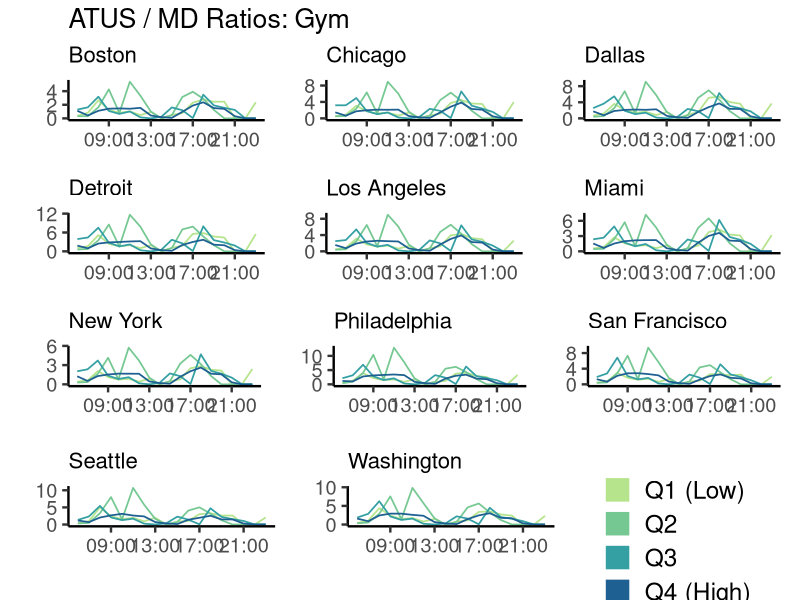
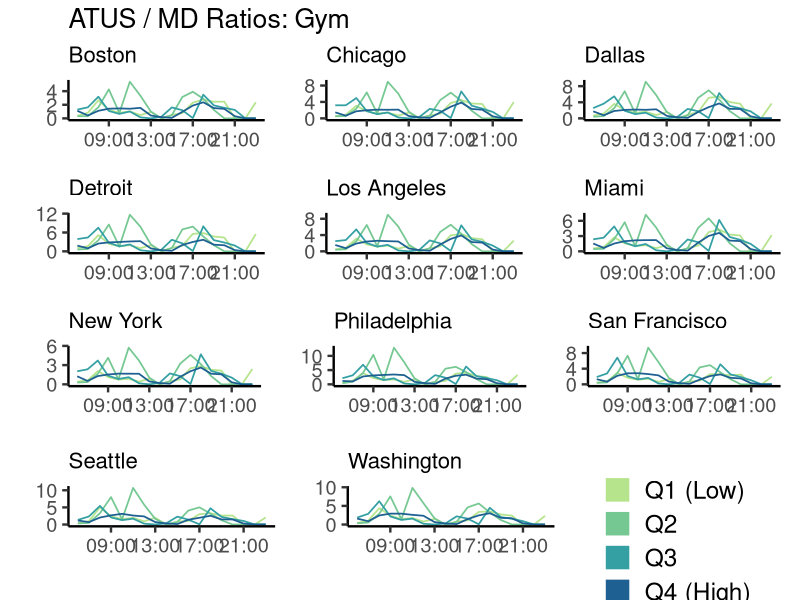

Source code (R) for these figures, in order:
## CODE TO RECREATE FIGURE S3 ##

# read in packages
library(tidyverse)
library(patchwork)
library(cowplot)

# read in csv
atus_md_ratio_gym_figS3 <- read.csv("figS3.csv")

# add column for the time labels on the x-axis
atus_md_ratio_gym_figS3 <- atus_md_ratio_gym_figS3 %>%
  mutate(time_label = as.POSIXct(key * 3600, origin = "1970-01-01", tz = "UTC"))

# set start and end time variables
start_time <- as.POSIXct(6 * 3600, origin = "1970-01-01", tz = "UTC")
end_time <- as.POSIXct(23 * 3600, origin = "1970-01-01", tz = "UTC")


## BOSTON ##
# csv file combines all 11 cities, plotted each separately to ensure best possible formatting
atus_md_ratio_gym_boston_figS3 <- atus_md_ratio_gym_figS3 %>%
  filter(city == "Boston")

si_boston_atusmd_gym_ratio <- ggplot() +
  geom_path(data=atus_md_ratio_gym_boston_figS3, linewidth = 0.6, aes(x = time_label, y = atusmd_ratio, color = inc_quart)) +
  scale_x_datetime(date_labels = "%H:%M",  
                   date_breaks = "4 hours",
                   limits = c(start_time, end_time)) +  
  theme_classic(base_size = 18) +
  theme(title = element_text(size = 16),
        axis.title.y = element_text(vjust = +2.25),
        axis.title.x = element_text(vjust = -0.75), 
        plot.margin = unit(c(0.01,0.3,0.01,0.01), "cm"),
        legend.position = "none") +
  labs(title = "ATUS / MD Ratios: Gym", subtitle = "Boston", x = "", y = "") +
  scale_color_manual("", values = c("Q1" = "#b5e48c", "Q2" = "#76c893", "Q3" = "#34a0a4", "Q4" = "#1e6091")) +
  scale_y_continuous(breaks = c(0,2,4))


## CHICAGO ##
atus_md_ratio_gym_chicago_figS3 <- atus_md_ratio_gym_figS3 %>%
  filter(city == "Chicago")

si_chicago_atusmd_gym_ratio <- ggplot() +
  geom_path(data=atus_md_ratio_gym_chicago_figS3, linewidth = 0.6, aes(x = time_label, y = atusmd_ratio, color = inc_quart)) +
  scale_x_datetime(date_labels = "%H:%M",  
                   date_breaks = "4 hours",
                   limits = c(start_time, end_time)) +  
  theme_classic(base_size = 18) +
  theme(title = element_text(size = 16),
        axis.title.y = element_text(vjust = +2.25),
        axis.title.x = element_text(vjust = -0.75), 
        plot.margin = unit(c(0.01,0.3,0.01,0.01), "cm"),
        legend.position = "none") +
  labs(subtitle = "Chicago", x = "", y = "") +
  scale_color_manual("", values = c("Q1" = "#b5e48c", "Q2" = "#76c893", "Q3" = "#34a0a4", "Q4" = "#1e6091")) +
  scale_y_continuous(breaks = c(0,4,8))


## DALLAS ##
atus_md_ratio_gym_dallas_figS3 <- atus_md_ratio_gym_figS3 %>%
  filter(city == "Dallas")

si_dallas_atusmd_gym_ratio <- ggplot() +
  geom_path(data=atus_md_ratio_gym_dallas_figS3, linewidth = 0.6, aes(x = time_label, y = atusmd_ratio, color = inc_quart)) +
  scale_x_datetime(date_labels = "%H:%M",  
                   date_breaks = "4 hours",
                   limits = c(start_time, end_time)) +  
  theme_classic(base_size = 18) +
  theme(title = element_text(size = 16),
        axis.title.y = element_text(vjust = +2.25),
        axis.title.x = element_text(vjust = -0.75), 
        plot.margin = unit(c(0.01,0.3,0.01,0.01), "cm"),
        legend.position = "none") +
  labs(subtitle = "Dallas", x = "", y = "") +
  scale_color_manual("", values = c("Q1" = "#b5e48c", "Q2" = "#76c893", "Q3" = "#34a0a4", "Q4" = "#1e6091")) +
  scale_y_continuous(breaks = c(0,4,8))


## DETROIT ##
atus_md_ratio_gym_detroit_figS3 <- atus_md_ratio_gym_figS3 %>%
  filter(city == "Detroit")

si_detroit_atusmd_gym_ratio <- ggplot() +
  geom_path(data=atus_md_ratio_gym_detroit_figS3, linewidth = 0.6, aes(x = time_label, y = atusmd_ratio, color = inc_quart)) +
  scale_x_datetime(date_labels = "%H:%M",  
                   date_breaks = "4 hours",
                   limits = c(start_time, end_time)) +  
  theme_classic(base_size = 18) +
  theme(title = element_text(size = 16),
        axis.title.y = element_text(vjust = +2.25),
        axis.title.x = element_text(vjust = -0.75), 
        plot.margin = unit(c(0.01,0.3,0.01,0.01), "cm"),
        legend.position = "none") +
  labs(subtitle = "Detroit", x = "", y = "") +
  scale_color_manual("", values = c("Q1" = "#b5e48c", "Q2" = "#76c893", "Q3" = "#34a0a4", "Q4" = "#1e6091")) +
  scale_y_continuous(breaks = c(0,6,12))


## LOS ANGELES ##
atus_md_ratio_gym_losangeles_figS3 <- atus_md_ratio_gym_figS3 %>%
  filter(city == "Los Angeles")

si_losangeles_atusmd_gym_ratio <- ggplot() +
  geom_path(data=atus_md_ratio_gym_losangeles_figS3, linewidth = 0.6, aes(x = time_label, y = atusmd_ratio, color = inc_quart)) +
  scale_x_datetime(date_labels = "%H:%M",  
                   date_breaks = "4 hours",
                   limits = c(start_time, end_time)) +  
  theme_classic(base_size = 18) +
  theme(title = element_text(size = 16),
        axis.title.y = element_text(vjust = +2.25),
        axis.title.x = element_text(vjust = -0.75), 
        plot.margin = unit(c(0.01,0.3,0.01,0.01), "cm"),
        legend.position = "none") +
  labs(subtitle = "Los Angeles", x = "", y = "") +
  scale_color_manual("", values = c("Q1" = "#b5e48c", "Q2" = "#76c893", "Q3" = "#34a0a4", "Q4" = "#1e6091")) +
  scale_y_continuous(breaks = c(0,4,8))


## MIAMI ##
atus_md_ratio_gym_miami_figS3 <- atus_md_ratio_gym_figS3 %>%
  filter(city == "Miami")

si_miami_atusmd_gym_ratio <- ggplot() +
  geom_path(data=atus_md_ratio_gym_miami_figS3, linewidth = 0.6, aes(x = time_label, y = atusmd_ratio, color = inc_quart)) +
  scale_x_datetime(date_labels = "%H:%M",  
                   date_breaks = "4 hours",
                   limits = c(start_time, end_time)) +  
  theme_classic(base_size = 18) +
  theme(title = element_text(size = 16),
        axis.title.y = element_text(vjust = +2.25),
        axis.title.x = element_text(vjust = -0.75), 
        plot.margin = unit(c(0.01,0.3,0.01,0.01), "cm"),
        legend.position = "none") +
  labs(subtitle = "Miami", x = "", y = "") +
  scale_color_manual("", values = c("Q1" = "#b5e48c", "Q2" = "#76c893", "Q3" = "#34a0a4", "Q4" = "#1e6091")) +
  scale_y_continuous(breaks = c(0,3,6))


## NEW YORK ##
atus_md_ratio_gym_newyork_figS3 <- atus_md_ratio_gym_figS3 %>%
  filter(city == "New York")

si_newyork_atusmd_gym_ratio <- ggplot() +
  geom_path(data=atus_md_ratio_gym_newyork_figS3, linewidth = 0.6, aes(x = time_label, y = atusmd_ratio, color = inc_quart)) +
  scale_x_datetime(date_labels = "%H:%M",  
                   date_breaks = "4 hours",
                   limits = c(start_time, end_time)) +  
  theme_classic(base_size = 18) +
  theme(title = element_text(size = 16),
        axis.title.y = element_text(vjust = +2.25),
        axis.title.x = element_text(vjust = -0.75), 
        plot.margin = unit(c(0.01,0.3,0.01,0.01), "cm"),
        legend.position = "none") +
  labs(subtitle = "New York", x = "", y = "") +
  scale_color_manual("", values = c("Q1" = "#b5e48c", "Q2" = "#76c893", "Q3" = "#34a0a4", "Q4" = "#1e6091")) +
  scale_y_continuous(breaks = c(0,3,6))


## PHILADELPHIA ##
atus_md_ratio_gym_philadelphia_figS3 <- atus_md_ratio_gym_figS3 %>%
  filter(city == "Philadelphia")

si_philadelphia_atusmd_gym_ratio <- ggplot() +
  geom_path(data=atus_md_ratio_gym_philadelphia_figS3, linewidth = 0.6, aes(x = time_label, y = atusmd_ratio, color = inc_quart)) +
  scale_x_datetime(date_labels = "%H:%M",  
                   date_breaks = "4 hours",
                   limits = c(start_time, end_time)) + 
  theme_classic(base_size = 18) +
  theme(title = element_text(size = 16),
        axis.title.y = element_text(vjust = +2.25),
        axis.title.x = element_text(vjust = -0.75), 
        plot.margin = unit(c(0.01,0.3,0.01,0.01), "cm"),
        legend.position = "none") +
  labs(subtitle = "Philadelphia", x = "", y = "") +
  scale_color_manual("", values = c("Q1" = "#b5e48c", "Q2" = "#76c893", "Q3" = "#34a0a4", "Q4" = "#1e6091")) 



## SAN FRANCISCO ##
atus_md_ratio_gym_sanfrancisco_figS3 <- atus_md_ratio_gym_figS3 %>%
  filter(city == "San Francisco")

si_sanfrancisco_atusmd_gym_ratio <- ggplot() +
  geom_path(data=atus_md_ratio_gym_sanfrancisco_figS3, linewidth = 0.6, aes(x = time_label, y = atusmd_ratio, color = inc_quart)) +
  scale_x_datetime(date_labels = "%H:%M",  
                   date_breaks = "4 hours",
                   limits = c(start_time, end_time)) +  
  theme_classic(base_size = 18) +
  theme(title = element_text(size = 16),
        axis.title.y = element_text(vjust = +2.25),
        axis.title.x = element_text(vjust = -0.75), 
        plot.margin = unit(c(0.01,0.3,0.01,0.01), "cm"),
        legend.position = "none") +
  labs(subtitle = "San Francisco", x = "", y = "") +
  scale_color_manual("", values = c("Q1" = "#b5e48c", "Q2" = "#76c893", "Q3" = "#34a0a4", "Q4" = "#1e6091")) +
  scale_y_continuous(breaks = c(0,4,8)) 


## SEATTLE ##
atus_md_ratio_gym_seattle_figS3 <- atus_md_ratio_gym_figS3 %>%
  filter(city == "Seattle")

si_seattle_atusmd_gym_ratio <- ggplot() +
  geom_path(data=atus_md_ratio_gym_seattle_figS3, linewidth = 0.6, aes(x = time_label, y = atusmd_ratio, color = inc_quart)) +
  scale_x_datetime(date_labels = "%H:%M",  
                   date_breaks = "4 hours",
                   limits = c(start_time, end_time)) +  
  theme_classic(base_size = 18) +
  theme(title = element_text(size = 16),
        axis.title.y = element_text(vjust = +2.25),
        axis.title.x = element_text(vjust = -0.75), 
        plot.margin = unit(c(0.01,0.3,0.01,0.01), "cm"),
        legend.position = "none") +
  labs(subtitle = "Seattle", x = "", y = "") +
  scale_color_manual("", values = c("Q1" = "#b5e48c", "Q2" = "#76c893", "Q3" = "#34a0a4", "Q4" = "#1e6091"))  +
  scale_y_continuous(breaks = c(0,5,10)) 


## WASHINGTON ##
atus_md_ratio_gym_washington_figS3 <- atus_md_ratio_gym_figS3 %>%
  filter(city == "Washington")

si_washington_atusmd_gym_ratio <- ggplot() +
  geom_path(data=atus_md_ratio_gym_washington_figS3, linewidth = 0.6, aes(x = time_label, y = atusmd_ratio, color = inc_quart)) +
  scale_x_datetime(date_labels = "%H:%M",  
                   date_breaks = "4 hours",
                   limits = c(start_time, end_time)) +  
  theme_classic(base_size = 18) +
  theme(title = element_text(size = 16),
        axis.title.y = element_text(vjust = +2.25),
        axis.title.x = element_text(vjust = -0.75), 
        plot.margin = unit(c(0.01,0.3,0.01,0.01), "cm"),
        legend.position = "none") +
  labs(subtitle = "Washington", x = "", y = "") +
  scale_color_manual("", values = c("Q1" = "#b5e48c", "Q2" = "#76c893", "Q3" = "#34a0a4", "Q4" = "#1e6091")) +
  scale_y_continuous(breaks = c(0,5,10))


## legend ##
atus_md_ratio_gym_figS3_boston_legend <- ggplot(data=atus_md_ratio_gym_boston_figS3, aes(x = time_label, y = atusmd_ratio, color = inc_quart_legend_label, fill = inc_quart_legend_label)) +
  geom_bar(stat="identity") +
  scale_x_datetime(date_labels = "%H:%M",  
                   date_breaks = "4 hours",
                   limits = c(start_time, end_time)) +  
  facet_wrap(~inc_quart, ncol = 2, nrow = 2) +
  theme_classic(base_size = 22) +
  theme(axis.title.y = element_text(vjust = +2.25),
        axis.title.x = element_text(vjust = -0.75), 
        plot.margin = unit(c(0.01,0.01,0.01,0.01), "cm"),
        legend.position = "right",
        legend.key.spacing.y = unit(0.25, "cm"),
        strip.background = element_blank(),
        strip.text.x = element_blank()) +
  labs(x = "", y = "", title = "American Time Use Survey / Mobility Data Ratio", subtitle = "(Boston)") +
  scale_fill_manual("", values = c("Q1 (Low)" = "#b5e48c", "Q2" = "#76c893", "Q3" = "#34a0a4", "Q4 (High)" = "#1e6091")) +
  scale_color_manual("", values = c("Q1 (Low)" = "#b5e48c", "Q2" = "#76c893", "Q3" = "#34a0a4", "Q4 (High)" = "#1e6091"))


# extract legend 
figS3_legend <- get_plot_component(atus_md_ratio_gym_figS3_boston_legend, 'guide-box-right', return_all = TRUE)


## combine 11 city plots and legend to create Figure S3 ##
p_figS3 <- (si_boston_atusmd_gym_ratio | si_chicago_atusmd_gym_ratio |si_dallas_atusmd_gym_ratio) / 
           (si_detroit_atusmd_gym_ratio | si_losangeles_atusmd_gym_ratio | si_miami_atusmd_gym_ratio) /
           (si_newyork_atusmd_gym_ratio | si_philadelphia_atusmd_gym_ratio | si_sanfrancisco_atusmd_gym_ratio) /
           (si_seattle_atusmd_gym_ratio | si_washington_atusmd_gym_ratio | figS3_legend)

# print Figure S3
p_figS3

# save at this size
ggsave("p_figS3.png", p_figS3, width = 14, height = 10, units = "in")
